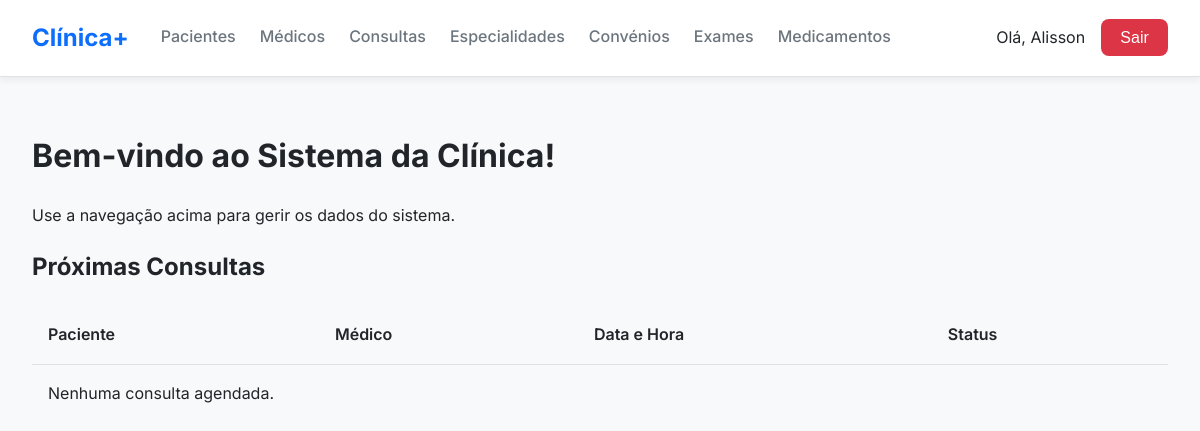
Before: / (signed in) with the older database file.
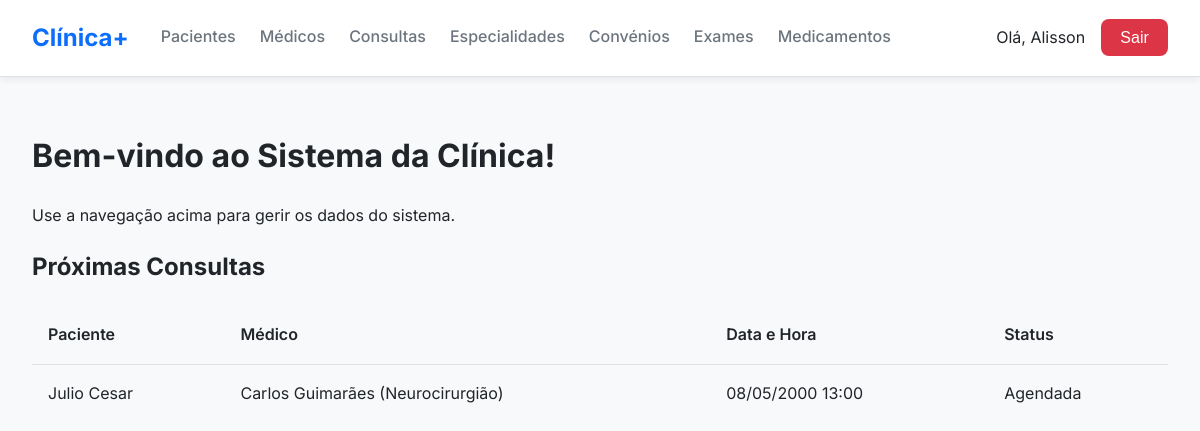
After: the same page with the newer database file.
### core/models.py (models this page shows, shortened)
class Consulta(models.Model):
    STATUS_CHOICES = [('AGENDADA', 'Agendada'), ('REALIZADA', 'Realizada'), ('CANCELADA', 'Cancelada')]
    paciente = models.ForeignKey(Paciente, on_delete=models.PROTECT, related_name="consultas")
    medico = models.ForeignKey(Medico, on_delete=models.PROTECT, related_name="consultas")
    data_hora = models.DateTimeField()
    status = models.CharField(max_length=10, choices=STATUS_CHOICES, default='AGENDADA')
    class Meta:
        verbose_name = "Consulta"
        verbose_name_plural = "Consultas"

class Paciente(models.Model):
    nome_completo = models.CharField(max_length=255)
    data_nascimento = models.DateField()
    cpf = models.CharField(max_length=14, unique=True)
    convenio = models.ForeignKey(Convenio, on_delete=models.PROTECT, null=True, blank=True)
    def __str__(self):
        return self.nome_completo
    class Meta:
        verbose_name = "Paciente"
        verbose_name_plural = "Pacientes"

class Medico(models.Model):
    nome_completo = models.CharField(max_length=255)
    crm = models.CharField(max_length=20, unique=True, help_text="Conselho Regional de Medicina")
    especialidade = models.ForeignKey(Especialidade, on_delete=models.PROTECT, related_name="medicos")
    telefone = models.CharField(max_length=20, blank=True)
    def __str__(self):
        return f"{self.nome_completo} ({self.especialidade.nome})"
    class Meta:
        verbose_name = "Médico"
        verbose_name_plural = "Médicos"

class Especialidade(models.Model):
    nome = models.CharField(max_length=100, unique=True, help_text="Ex: Cardiologia, Neurologia")
    class Meta:
        verbose_name = "Especialidade"
        verbose_name_plural = "Especialidades"

### core/views.py (the view)
# urls.py: path('', views.HomeView.as_view(), name='home'),
class HomeView(LoginRequiredMixin, ListView):
    model = Consulta
    template_name = 'core/home.html'
    context_object_name = 'consultas'
    ordering = ['-data_hora']

### core/templates/core/home.html
{% extends 'core/base.html' %}
{% block content %}
    <h1>Bem-vindo ao Sistema da Clínica!</h1>
    <p>Use a navegação acima para gerir os dados do sistema.</p>
    <h2>Próximas Consultas</h2>
    <table>
        <thead>
            <tr>
                <th>Paciente</th>
                <th>Médico</th>
                <th>Data e Hora</th>
                <th>Status</th>
            </tr>
        </thead>
        <tbody>
            {% for consulta in consultas %}
            <tr>
                <td>{{ consulta.paciente }}</td>
                <td>{{ consulta.medico }}</td>
                <td>{{ consulta.data_hora|date:"d/m/Y H:i" }}</td>
                <td>{{ consulta.get_status_display }}</td>
            </tr>
            {% empty %}
            <tr>
                <td colspan="4">Nenhuma consulta agendada.</td>
            </tr>
            {% endfor %}
        </tbody>
    </table>
{% endblock %}

### core/templates/core/base.html (shortened to what this page needs)
<!DOCTYPE html>
<html lang="pt-br">
<head>
</head>
<body>
    <nav class="navbar">
        <a href="{% url 'home' %}" class="navbar-brand">Clínica+</a>
        <div class="navbar-nav">
            <a href="{% url 'paciente_list' %}" class="nav-link">Pacientes</a>
            <a href="{% url 'medico_list' %}" class="nav-link">Médicos</a>
            <a href="{% url 'consulta_list' %}" class="nav-link">Consultas</a>
            <a href="{% url 'especialidade_list' %}" class="nav-link">Especialidades</a>
            <a href="{% url 'convenio_list' %}" class="nav-link">Convénios</a>
            <a href="{% url 'exame_list' %}" class="nav-link">Exames</a>
            <a href="{% url 'medicamento_list' %}" class="nav-link">Medicamentos</a>
        </div>
        <div class="nav-right">
        {% if user.is_authenticated %}
            <span style="margin-right: 1rem;">Olá, {{ user.username }}</span>
            <form action="{% url 'logout' %}" method="post" style="margin: 0; padding: 0;">
                <button type="submit" class="btn btn-danger">Sair</button>
            </form>
        {% else %}
            <a href="{% url 'login' %}" class="btn btn-primary">Entrar</a>
        {% endif %}
        </div>
    </nav>
    <main class="container">
        {% block content %}{% endblock %}
    </main>
</body>
</html>

### core/templates/core/base.html (style rules this page uses)
:root { --primary-color: #0d6efd; --secondary-color: #6c757d; --success-color: #198754; --danger-color: #dc3545; --light-color: #f8f9fa; --dark-color: #212529; --white-color: #ffffff; --border-color: #dee2e6; --font-family-sans-serif: 'Inter', sans-serif; --box-shadow: 0 4px 6px rgba(0, 0, 0, 0.05); }
body { font-family: var(--font-family-sans-serif); margin: 0; background-color: var(--light-color); color: var(--dark-color); line-height: 1.6; }
.container { max-width: 1200px; margin: 0 auto; padding: 2rem; }
.navbar { background-color: var(--white-color); padding: 1rem 2rem; display: flex; align-items: center; box-shadow: var(--box-shadow); border-bottom: 1px solid var(--border-color); }
.navbar-brand { font-size: 1.5rem; font-weight: 700; color: var(--primary-color); text-decoration: none; }
.navbar-nav { display: flex; margin-left: 2rem; }
.nav-link { color: var(--secondary-color); text-decoration: none; margin-right: 1.5rem; padding: 0.5rem 0; font-weight: 500; border-bottom: 2px solid transparent; transition: all 0.3s ease; }
.nav-right { margin-left: auto; display: flex; align-items: center; }
.btn { display: inline-block; padding: 0.6rem 1.2rem; font-weight: 500; border-radius: 8px; text-decoration: none; border: none; cursor: pointer; transition: all 0.2s ease; font-size: 1rem; }
.btn-danger { background-color: var(--danger-color); color: var(--white-color); }
table { width: 100%; border-collapse: collapse; margin-top: 1rem; }
th, td { padding: 1rem; text-align: left; border-bottom: 1px solid var(--border-color); }
th { background-color: var(--light-color); font-weight: 600; }
tr:last-child td { border-bottom: none; }

Changed rows visible on the page:
added Consulta: paciente "Julio Cesar", medico "Carlos Guimarães (Neurocirurgião)", data_hora "08/05/2000 13:00", status "Agendada"
Other visible differences:
text no longer shown: "Nenhuma consulta agendada."
